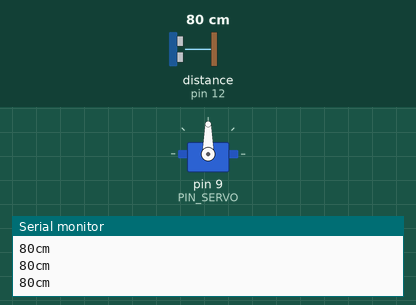
Recording of a sketch running on a simulated Arduino Uno, built with avr-gcc and run on an emulated ATmega328P. Parts: servo, the last lines printed to the serial monitor. The inputs (shaded band) are chosen by the test bench; at power-on: distance to the obstacle (sensor on pin 12) 80 cm. The echo pulse lasts 58.3 µs per cm.

Above: at 2.2 s.
2.3 s: distance to the obstacle (sensor on pin 12) set to 11 cm
3.8 s: distance to the obstacle (sensor on pin 12) set to 8 cm
At 4.4 s:
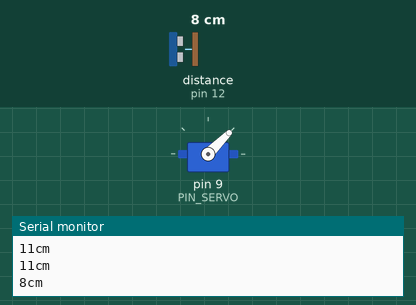
6.8 s: distance to the obstacle (sensor on pin 12) set to 18 cm
At 8.2 s:
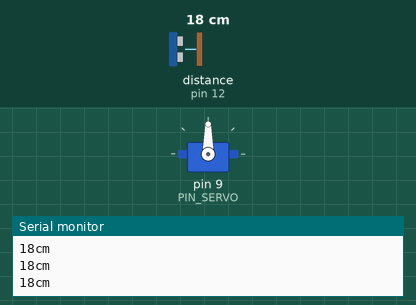
8.6 s: distance to the obstacle (sensor on pin 12) set to 2 cm
At 10.1 s:
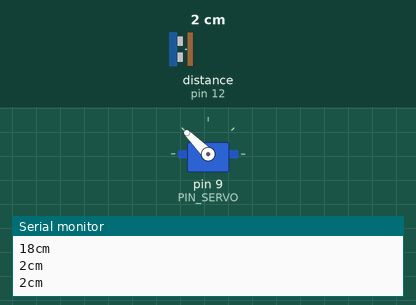
Timing chart, 0 to 12.6 s (numbered marks = the images above; inputs shaded):
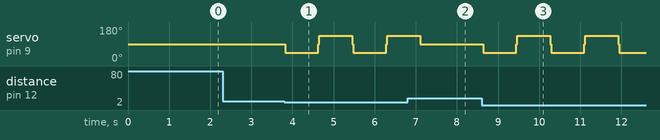

The sketch:

handsFreeLightSwitch.ino
```cpp
#include "SR04.h"
#include "Servo.h"

#define PIN_TRIG 12
#define PIN_ECHO 11
#define PIN_SERVO 9


SR04 sr04 = SR04(PIN_ECHO, PIN_TRIG);
Servo myservo;
long distance;
boolean on = false;

const int POS_OFFSET = 45;
const int POS_OFF = 90+POS_OFFSET, POS_ON = 90-POS_OFFSET;
const int DELAY = 800;

void toggle(){
  myservo.write(on ? POS_OFF : POS_ON);
  on = !on;
}

void reset() {
  myservo.write(90);
}

void setup() {
  Serial.begin(9600);//Initialization of Serial Port
  myservo.attach(PIN_SERVO);//connect pin 9 with the control line(the middle line of Servo)
  reset();
//  pinMode(PIN_SERVO, OUTPUT);
  pinMode(PIN_TRIG, OUTPUT);
  pinMode(PIN_ECHO, INPUT);
  delay(1000);
}

void loop() {
  distance = sr04.Distance();
  Serial.print(distance);
  Serial.println("cm");

  if(distance < 10){
    toggle();
    delay(DELAY);
    reset();
  }

  delay(1);
}
```

Measured:
- the behaviour switches between 10 and 9 cm on distance to the obstacle (sensor on pin 12) (found by bisection; images 0 and 1)
- after the input at 3.8 s, servo on pin 9 (PIN_SERVO): alternates 135° for 0.83 s and 45° for 0.81 s, starting at once
- after the input at 6.8 s, servo on pin 9 (PIN_SERVO): goes on until 7.1 s, then stays 90°
